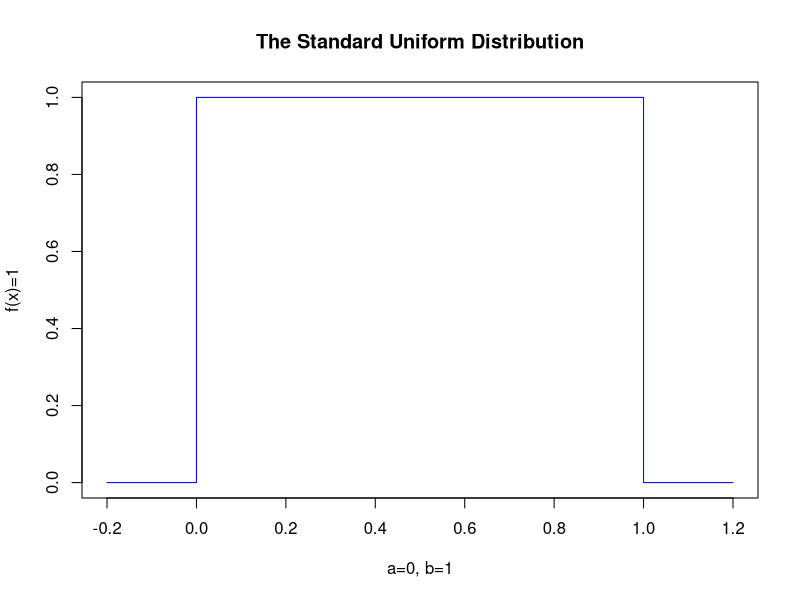

Recreate this plot in R.
## ---- chunk 1
# pnorm does value --> quantile
# qnorm does quantile --> SD value
pnorm(70, mean = 80, sd = 10, lower.tail = TRUE)
## ---- chunk 2
qnorm(0.95)
## ---- chunk 3
1100 + 1.645 * 75
## ---- chunk 4
1100 + 1.645 * 7.5
## ---- chunk 5
# use pbinom *** q > 3 = {4,5}
pbinom(q = 3, size = 4, prob = .5, lower.tail = FALSE)
## ---- chunk 6
x <- c(-.2,-.1,0,0,1,1,1.1,1.2); y <- c(0,0,0,1,1,0,0,0);

plot(x,y, type='l', xlab="a=0, b=1", ylab="f(x)=1", col="blue", main="The Standard Uniform Distribution")
## ---- chunk 7
ppois(10, lambda = 5*3)
